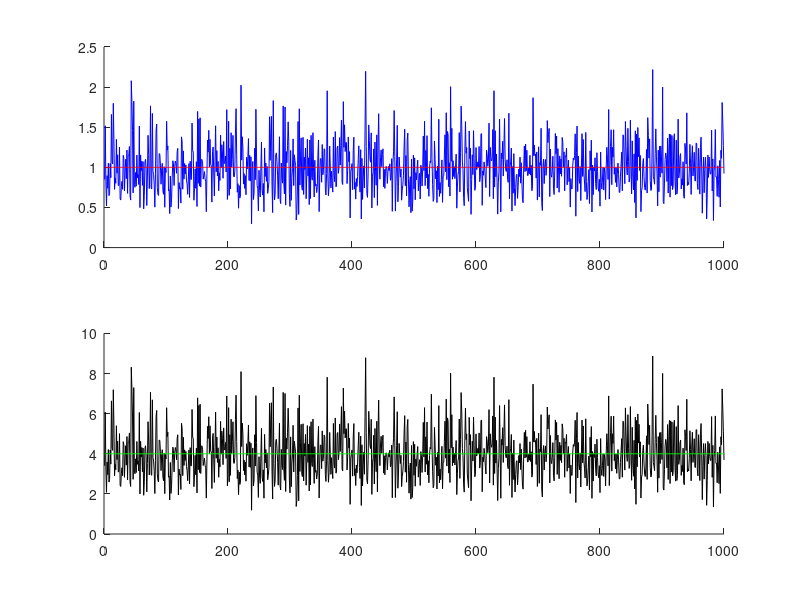
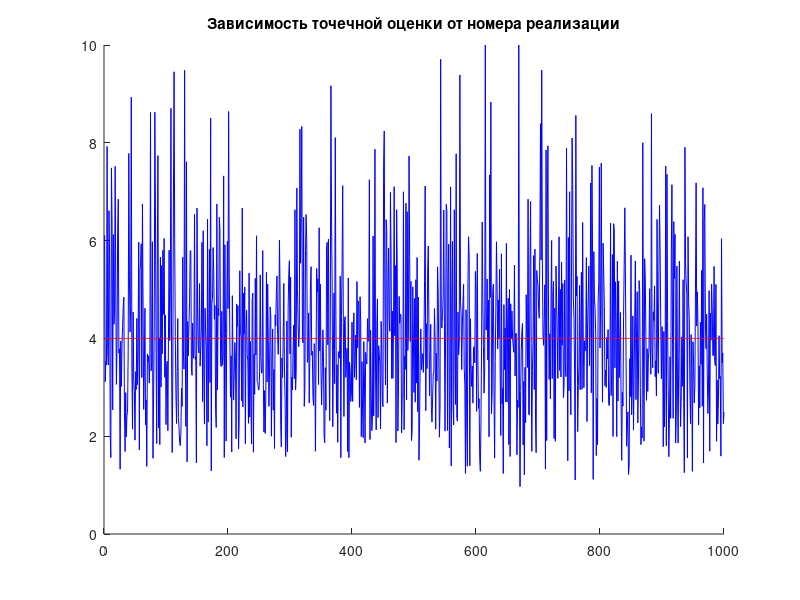
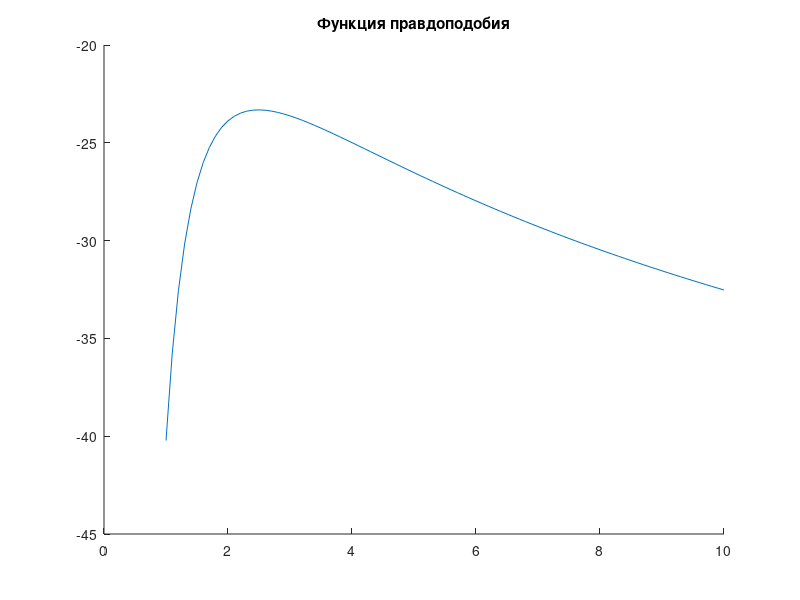
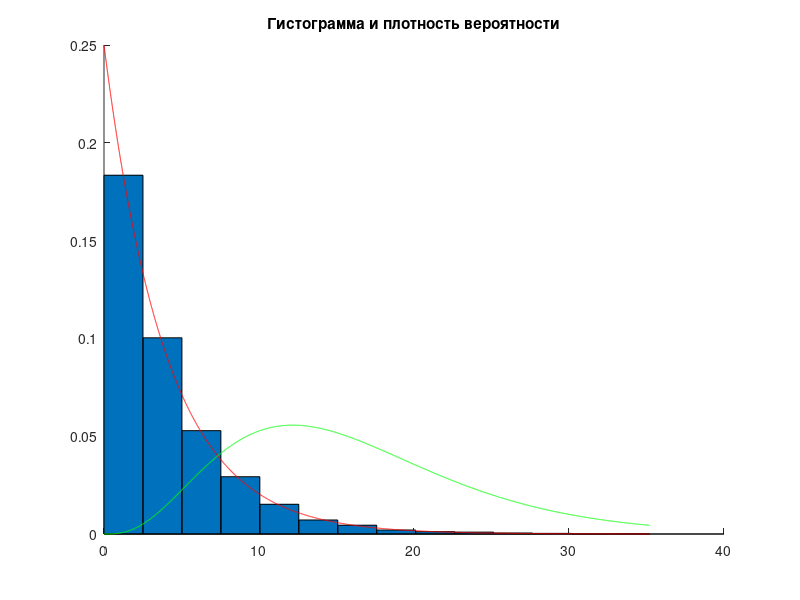

Recreate these plots in MATLAB, in order.
clear
clc
%-----1----—
N=10000;
A=1;
B=4;
X = random('Gamma',A,B,N,1); % генерируем выборку

%-----2---—
%-----2.1--— метод моментов
M=1000;
NN=10;
for i=1:M
xx1=random('Gamma',A,B,NN,1); % 1000 выборочных реализаций объема N
as(i)=A; % точное значение параметра
bs(i)=B; % точное значение параметра
a(i)=mean(xx1)/B; 
b(i)=mean(xx1)/A;
x_1(i)=i;
end
%графики
figure(1);
subplot(2,1,1);
hold all;
plot(a,'blue');
plot(x_1,as,'red');
subplot(2,1,2);
hold all;
plot(b,'black');
plot(x_1,bs,'green');
%----2.2--— метод максимального правдоподобия
for i=1:M
X2_2=random('Gamma',A,B,NN,1);
func= @(x,b) -log(b)-log(2*pi)/2-((x-2).^2/(2*b^2)); %логарифм от функции правдоподбия, после @ указаны переменные,
% от которых зависит функция
func_pr= @(b) sum(func(X2_2,b)); %логарифм от функции правдоподбия для всей выборки
func_pr2=@(b) -func_pr(b); %переворачиваем функцию и находим минимум
ocenka_max_p(i)=fminbnd(func_pr2,0,10);
end
figure(2);
hold all;
title('Зависимость точечной оценки от номера реализации');
plot(ocenka_max_p,'blue');
plot(x_1,bs,'red');
hold off;
figure(3);
hold all
title('Функция правдоподобия');
Y=(1:0.1:10);
for i=1:91
m(i)=func_pr(Y(i));
end
hold all;
plot(Y,m);
%----2.3--—
sum_ocenka_b=sum(a)/NN;
smesh_ocenka=sum_ocenka_b-A;
disp=sum((a-sum_ocenka_b).^2)/NN;
rass=sum((a-A).^2)/NN;
%----3---—
figure(4);
hold all;
N1=10000;
X_max=max(X);
X_min=min(X);
r=floor(log2(N1))+1;%флор - целая часть r- количество столбцов
h=(X_max-X_min)/r;%ширина каждого столбика
%массив границ
for i=1:(r+1)
z(i)=X_min+(i-1)*h;% массив из границ интервалов
end
%массив серединок
z1=z+h/2;%середины интервалов полученные из границ интервалов
z2=z1(1:r);%чтобы не попасть в "пустоту"
U=hist(X,z2);%U - массив частот для каждого интервала, середины которых в z2
bar(z2,U/(h*N1),1);% гистограмма относительных частот
%плотность вероятности
h1=(X_max-X_min)/N1;
for i=1:N1 %цикл от1 до N
xx(i)=X_min+(i-1)*h1;% массив из N точек от мин до макс
end
for i=1:N1
bu=mean(X);
end
sumb=sum(bu);
title('Гистограмма и плотность вероятности')
f=pdf('Gamma',xx,A,B);
f1=pdf('Gamma',xx,sumb,B);
hold on
plot(xx,f,'red');
plot(xx,f1,'green')
%----4---—
figure(5);
hold all;
F_teor = cdf ('Gamma',xx,A,B);
F_teor_1=cdf('Gamma',xx,sumb,B);
plot(xx,F_teor,'green');
plot(xx,F_teor_1,'blue');
ecdf(X);% "Эмпирическая по негруппированным
